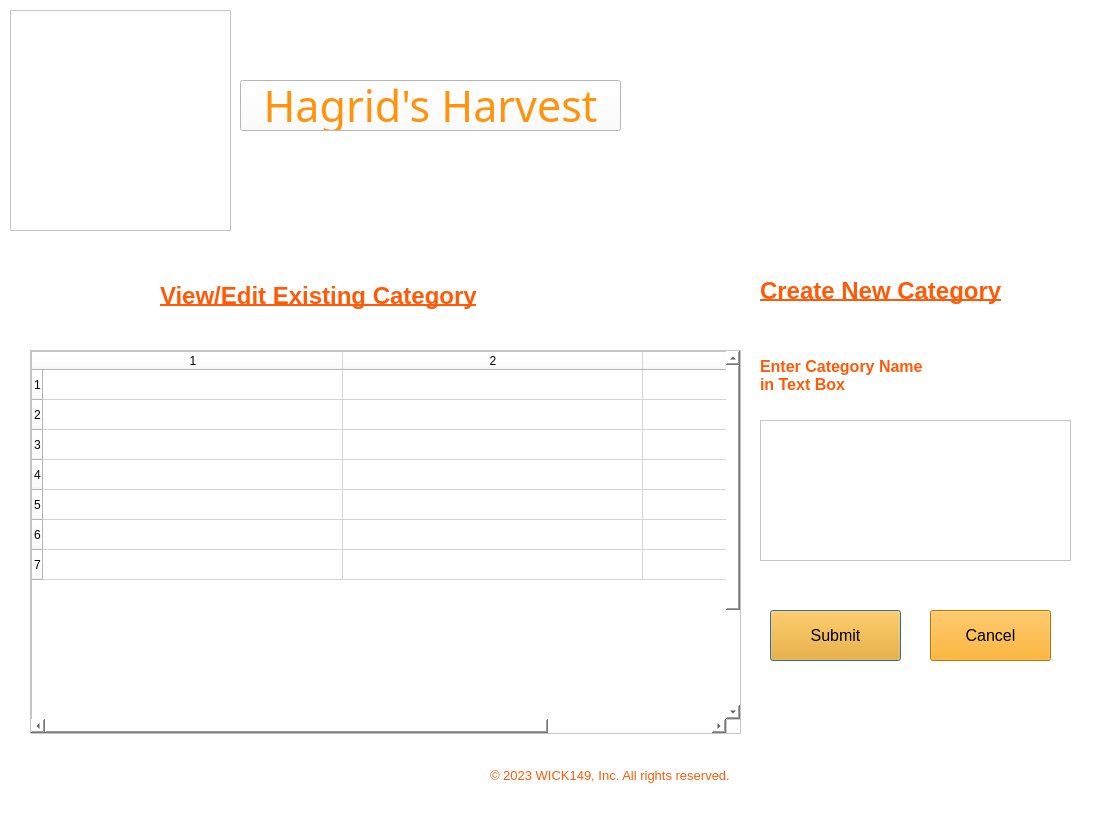
<?xml version="1.0" encoding="UTF-8"?>
<ui version="4.0">
 <class>Dialog</class>
 <widget class="QDialog" name="Dialog">
  <property name="geometry">
   <rect>
    <x>0</x>
    <y>0</y>
    <width>1108</width>
    <height>822</height>
   </rect>
  </property>
  <property name="windowTitle">
   <string>Create New Category Window</string>
  </property>
  <property name="styleSheet">
   <string notr="true">background-color: rgb(255, 255, 255);</string>
  </property>
  <widget class="QLabel" name="label">
   <property name="geometry">
    <rect>
     <x>160</x>
     <y>260</y>
     <width>461</width>
     <height>71</height>
    </rect>
   </property>
   <property name="palette">
    <palette>
     <active>
      <colorrole role="WindowText">
       <brush brushstyle="SolidPattern">
        <color alpha="255">
         <red>255</red>
         <green>90</green>
         <blue>8</blue>
        </color>
       </brush>
      </colorrole>
      <colorrole role="Button">
       <brush brushstyle="SolidPattern">
        <color alpha="255">
         <red>255</red>
         <green>255</green>
         <blue>255</blue>
        </color>
       </brush>
      </colorrole>
      <colorrole role="Base">
       <brush brushstyle="SolidPattern">
        <color alpha="255">
         <red>255</red>
         <green>255</green>
         <blue>255</blue>
        </color>
       </brush>
      </colorrole>
      <colorrole role="Window">
       <brush brushstyle="SolidPattern">
        <color alpha="255">
         <red>255</red>
         <green>255</green>
         <blue>255</blue>
        </color>
       </brush>
      </colorrole>
     </active>
     <inactive>
      <colorrole role="WindowText">
       <brush brushstyle="SolidPattern">
        <color alpha="255">
         <red>255</red>
         <green>90</green>
         <blue>8</blue>
        </color>
       </brush>
      </colorrole>
      <colorrole role="Button">
       <brush brushstyle="SolidPattern">
        <color alpha="255">
         <red>255</red>
         <green>255</green>
         <blue>255</blue>
        </color>
       </brush>
      </colorrole>
      <colorrole role="Base">
       <brush brushstyle="SolidPattern">
        <color alpha="255">
         <red>255</red>
         <green>255</green>
         <blue>255</blue>
        </color>
       </brush>
      </colorrole>
      <colorrole role="Window">
       <brush brushstyle="SolidPattern">
        <color alpha="255">
         <red>255</red>
         <green>255</green>
         <blue>255</blue>
        </color>
       </brush>
      </colorrole>
     </inactive>
     <disabled>
      <colorrole role="WindowText">
       <brush brushstyle="SolidPattern">
        <color alpha="255">
         <red>120</red>
         <green>120</green>
         <blue>120</blue>
        </color>
       </brush>
      </colorrole>
      <colorrole role="Button">
       <brush brushstyle="SolidPattern">
        <color alpha="255">
         <red>255</red>
         <green>255</green>
         <blue>255</blue>
        </color>
       </brush>
      </colorrole>
      <colorrole role="Base">
       <brush brushstyle="SolidPattern">
        <color alpha="255">
         <red>255</red>
         <green>255</green>
         <blue>255</blue>
        </color>
       </brush>
      </colorrole>
      <colorrole role="Window">
       <brush brushstyle="SolidPattern">
        <color alpha="255">
         <red>255</red>
         <green>255</green>
         <blue>255</blue>
        </color>
       </brush>
      </colorrole>
     </disabled>
    </palette>
   </property>
   <property name="font">
    <font>
     <pointsize>18</pointsize>
     <weight>75</weight>
     <bold>true</bold>
     <underline>true</underline>
    </font>
   </property>
   <property name="autoFillBackground">
    <bool>false</bool>
   </property>
   <property name="text">
    <string>View/Edit Existing Category</string>
   </property>
  </widget>
  <widget class="QScrollArea" name="scrollArea">
   <property name="geometry">
    <rect>
     <x>30</x>
     <y>350</y>
     <width>711</width>
     <height>384</height>
    </rect>
   </property>
   <widget class="QTableWidget" name="display_table">
    <property name="geometry">
     <rect>
      <x>0</x>
      <y>0</y>
      <width>920</width>
      <height>510</height>
     </rect>
    </property>
    <property name="layoutDirection">
     <enum>Qt::LeftToRight</enum>
    </property>
    <property name="autoFillBackground">
     <bool>true</bool>
    </property>
    <property name="showGrid">
     <bool>true</bool>
    </property>
    <property name="rowCount">
     <number>7</number>
    </property>
    <property name="columnCount">
     <number>3</number>
    </property>
    <attribute name="horizontalHeaderDefaultSectionSize">
     <number>300</number>
    </attribute>
    <attribute name="horizontalHeaderMinimumSectionSize">
     <number>49</number>
    </attribute>
    <row/>
    <row/>
    <row/>
    <row/>
    <row/>
    <row/>
    <row/>
    <column/>
    <column/>
    <column/>
   </widget>
  </widget>
  <widget class="QLabel" name="label_2">
   <property name="geometry">
    <rect>
     <x>760</x>
     <y>250</y>
     <width>341</width>
     <height>81</height>
    </rect>
   </property>
   <property name="palette">
    <palette>
     <active>
      <colorrole role="WindowText">
       <brush brushstyle="SolidPattern">
        <color alpha="255">
         <red>255</red>
         <green>90</green>
         <blue>8</blue>
        </color>
       </brush>
      </colorrole>
      <colorrole role="Button">
       <brush brushstyle="SolidPattern">
        <color alpha="255">
         <red>255</red>
         <green>255</green>
         <blue>255</blue>
        </color>
       </brush>
      </colorrole>
      <colorrole role="Base">
       <brush brushstyle="SolidPattern">
        <color alpha="255">
         <red>255</red>
         <green>255</green>
         <blue>255</blue>
        </color>
       </brush>
      </colorrole>
      <colorrole role="Window">
       <brush brushstyle="SolidPattern">
        <color alpha="255">
         <red>255</red>
         <green>255</green>
         <blue>255</blue>
        </color>
       </brush>
      </colorrole>
     </active>
     <inactive>
      <colorrole role="WindowText">
       <brush brushstyle="SolidPattern">
        <color alpha="255">
         <red>255</red>
         <green>90</green>
         <blue>8</blue>
        </color>
       </brush>
      </colorrole>
      <colorrole role="Button">
       <brush brushstyle="SolidPattern">
        <color alpha="255">
         <red>255</red>
         <green>255</green>
         <blue>255</blue>
        </color>
       </brush>
      </colorrole>
      <colorrole role="Base">
       <brush brushstyle="SolidPattern">
        <color alpha="255">
         <red>255</red>
         <green>255</green>
         <blue>255</blue>
        </color>
       </brush>
      </colorrole>
      <colorrole role="Window">
       <brush brushstyle="SolidPattern">
        <color alpha="255">
         <red>255</red>
         <green>255</green>
         <blue>255</blue>
        </color>
       </brush>
      </colorrole>
     </inactive>
     <disabled>
      <colorrole role="WindowText">
       <brush brushstyle="SolidPattern">
        <color alpha="255">
         <red>120</red>
         <green>120</green>
         <blue>120</blue>
        </color>
       </brush>
      </colorrole>
      <colorrole role="Button">
       <brush brushstyle="SolidPattern">
        <color alpha="255">
         <red>255</red>
         <green>255</green>
         <blue>255</blue>
        </color>
       </brush>
      </colorrole>
      <colorrole role="Base">
       <brush brushstyle="SolidPattern">
        <color alpha="255">
         <red>255</red>
         <green>255</green>
         <blue>255</blue>
        </color>
       </brush>
      </colorrole>
      <colorrole role="Window">
       <brush brushstyle="SolidPattern">
        <color alpha="255">
         <red>255</red>
         <green>255</green>
         <blue>255</blue>
        </color>
       </brush>
      </colorrole>
     </disabled>
    </palette>
   </property>
   <property name="font">
    <font>
     <pointsize>18</pointsize>
     <weight>75</weight>
     <bold>true</bold>
     <underline>true</underline>
    </font>
   </property>
   <property name="autoFillBackground">
    <bool>false</bool>
   </property>
   <property name="text">
    <string>Create New Category</string>
   </property>
  </widget>
  <widget class="QPushButton" name="submit_button">
   <property name="geometry">
    <rect>
     <x>770</x>
     <y>610</y>
     <width>131</width>
     <height>51</height>
    </rect>
   </property>
   <property name="font">
    <font>
     <pointsize>12</pointsize>
     <weight>50</weight>
     <bold>false</bold>
    </font>
   </property>
   <property name="styleSheet">
    <string notr="true">background-color: orange</string>
   </property>
   <property name="text">
    <string>Submit</string>
   </property>
  </widget>
  <widget class="QPlainTextEdit" name="input_text">
   <property name="geometry">
    <rect>
     <x>760</x>
     <y>420</y>
     <width>311</width>
     <height>141</height>
    </rect>
   </property>
  </widget>
  <widget class="QLabel" name="label_3">
   <property name="geometry">
    <rect>
     <x>760</x>
     <y>350</y>
     <width>281</width>
     <height>51</height>
    </rect>
   </property>
   <property name="palette">
    <palette>
     <active>
      <colorrole role="WindowText">
       <brush brushstyle="SolidPattern">
        <color alpha="255">
         <red>255</red>
         <green>90</green>
         <blue>8</blue>
        </color>
       </brush>
      </colorrole>
      <colorrole role="Button">
       <brush brushstyle="SolidPattern">
        <color alpha="255">
         <red>255</red>
         <green>255</green>
         <blue>255</blue>
        </color>
       </brush>
      </colorrole>
      <colorrole role="Base">
       <brush brushstyle="SolidPattern">
        <color alpha="255">
         <red>255</red>
         <green>255</green>
         <blue>255</blue>
        </color>
       </brush>
      </colorrole>
      <colorrole role="Window">
       <brush brushstyle="SolidPattern">
        <color alpha="255">
         <red>255</red>
         <green>255</green>
         <blue>255</blue>
        </color>
       </brush>
      </colorrole>
     </active>
     <inactive>
      <colorrole role="WindowText">
       <brush brushstyle="SolidPattern">
        <color alpha="255">
         <red>255</red>
         <green>90</green>
         <blue>8</blue>
        </color>
       </brush>
      </colorrole>
      <colorrole role="Button">
       <brush brushstyle="SolidPattern">
        <color alpha="255">
         <red>255</red>
         <green>255</green>
         <blue>255</blue>
        </color>
       </brush>
      </colorrole>
      <colorrole role="Base">
       <brush brushstyle="SolidPattern">
        <color alpha="255">
         <red>255</red>
         <green>255</green>
         <blue>255</blue>
        </color>
       </brush>
      </colorrole>
      <colorrole role="Window">
       <brush brushstyle="SolidPattern">
        <color alpha="255">
         <red>255</red>
         <green>255</green>
         <blue>255</blue>
        </color>
       </brush>
      </colorrole>
     </inactive>
     <disabled>
      <colorrole role="WindowText">
       <brush brushstyle="SolidPattern">
        <color alpha="255">
         <red>120</red>
         <green>120</green>
         <blue>120</blue>
        </color>
       </brush>
      </colorrole>
      <colorrole role="Button">
       <brush brushstyle="SolidPattern">
        <color alpha="255">
         <red>255</red>
         <green>255</green>
         <blue>255</blue>
        </color>
       </brush>
      </colorrole>
      <colorrole role="Base">
       <brush brushstyle="SolidPattern">
        <color alpha="255">
         <red>255</red>
         <green>255</green>
         <blue>255</blue>
        </color>
       </brush>
      </colorrole>
      <colorrole role="Window">
       <brush brushstyle="SolidPattern">
        <color alpha="255">
         <red>255</red>
         <green>255</green>
         <blue>255</blue>
        </color>
       </brush>
      </colorrole>
     </disabled>
    </palette>
   </property>
   <property name="font">
    <font>
     <pointsize>12</pointsize>
     <weight>75</weight>
     <bold>true</bold>
    </font>
   </property>
   <property name="text">
    <string>Enter Category Name 
in Text Box</string>
   </property>
  </widget>
  <widget class="QPushButton" name="cancel_button">
   <property name="geometry">
    <rect>
     <x>930</x>
     <y>610</y>
     <width>121</width>
     <height>51</height>
    </rect>
   </property>
   <property name="font">
    <font>
     <pointsize>12</pointsize>
    </font>
   </property>
   <property name="styleSheet">
    <string notr="true">background-color: orange</string>
   </property>
   <property name="text">
    <string>Cancel</string>
   </property>
  </widget>
  <widget class="QLabel" name="label_4">
   <property name="geometry">
    <rect>
     <x>490</x>
     <y>760</y>
     <width>331</width>
     <height>31</height>
    </rect>
   </property>
   <property name="palette">
    <palette>
     <active>
      <colorrole role="WindowText">
       <brush brushstyle="SolidPattern">
        <color alpha="255">
         <red>255</red>
         <green>90</green>
         <blue>8</blue>
        </color>
       </brush>
      </colorrole>
      <colorrole role="Button">
       <brush brushstyle="SolidPattern">
        <color alpha="255">
         <red>255</red>
         <green>255</green>
         <blue>255</blue>
        </color>
       </brush>
      </colorrole>
      <colorrole role="Base">
       <brush brushstyle="SolidPattern">
        <color alpha="255">
         <red>255</red>
         <green>255</green>
         <blue>255</blue>
        </color>
       </brush>
      </colorrole>
      <colorrole role="Window">
       <brush brushstyle="SolidPattern">
        <color alpha="255">
         <red>255</red>
         <green>255</green>
         <blue>255</blue>
        </color>
       </brush>
      </colorrole>
     </active>
     <inactive>
      <colorrole role="WindowText">
       <brush brushstyle="SolidPattern">
        <color alpha="255">
         <red>255</red>
         <green>90</green>
         <blue>8</blue>
        </color>
       </brush>
      </colorrole>
      <colorrole role="Button">
       <brush brushstyle="SolidPattern">
        <color alpha="255">
         <red>255</red>
         <green>255</green>
         <blue>255</blue>
        </color>
       </brush>
      </colorrole>
      <colorrole role="Base">
       <brush brushstyle="SolidPattern">
        <color alpha="255">
         <red>255</red>
         <green>255</green>
         <blue>255</blue>
        </color>
       </brush>
      </colorrole>
      <colorrole role="Window">
       <brush brushstyle="SolidPattern">
        <color alpha="255">
         <red>255</red>
         <green>255</green>
         <blue>255</blue>
        </color>
       </brush>
      </colorrole>
     </inactive>
     <disabled>
      <colorrole role="WindowText">
       <brush brushstyle="SolidPattern">
        <color alpha="255">
         <red>120</red>
         <green>120</green>
         <blue>120</blue>
        </color>
       </brush>
      </colorrole>
      <colorrole role="Button">
       <brush brushstyle="SolidPattern">
        <color alpha="255">
         <red>255</red>
         <green>255</green>
         <blue>255</blue>
        </color>
       </brush>
      </colorrole>
      <colorrole role="Base">
       <brush brushstyle="SolidPattern">
        <color alpha="255">
         <red>255</red>
         <green>255</green>
         <blue>255</blue>
        </color>
       </brush>
      </colorrole>
      <colorrole role="Window">
       <brush brushstyle="SolidPattern">
        <color alpha="255">
         <red>255</red>
         <green>255</green>
         <blue>255</blue>
        </color>
       </brush>
      </colorrole>
     </disabled>
    </palette>
   </property>
   <property name="font">
    <font>
     <pointsize>10</pointsize>
     <underline>false</underline>
    </font>
   </property>
   <property name="text">
    <string>© 2023 WICK149, Inc. All rights reserved.</string>
   </property>
  </widget>
  <widget class="QFrame" name="frame">
   <property name="geometry">
    <rect>
     <x>10</x>
     <y>10</y>
     <width>221</width>
     <height>221</height>
    </rect>
   </property>
   <property name="styleSheet">
    <string notr="true">background-image: url(icon_Small1.png);</string>
   </property>
   <property name="frameShape">
    <enum>QFrame::StyledPanel</enum>
   </property>
   <property name="frameShadow">
    <enum>QFrame::Raised</enum>
   </property>
  </widget>
  <widget class="QPushButton" name="pushButton">
   <property name="geometry">
    <rect>
     <x>240</x>
     <y>80</y>
     <width>381</width>
     <height>51</height>
    </rect>
   </property>
   <property name="palette">
    <palette>
     <active>
      <colorrole role="WindowText">
       <brush brushstyle="SolidPattern">
        <color alpha="255">
         <red>255</red>
         <green>147</green>
         <blue>14</blue>
        </color>
       </brush>
      </colorrole>
      <colorrole role="Button">
       <brush brushstyle="SolidPattern">
        <color alpha="255">
         <red>255</red>
         <green>255</green>
         <blue>255</blue>
        </color>
       </brush>
      </colorrole>
      <colorrole role="Text">
       <brush brushstyle="SolidPattern">
        <color alpha="255">
         <red>255</red>
         <green>147</green>
         <blue>14</blue>
        </color>
       </brush>
      </colorrole>
      <colorrole role="ButtonText">
       <brush brushstyle="SolidPattern">
        <color alpha="255">
         <red>255</red>
         <green>147</green>
         <blue>14</blue>
        </color>
       </brush>
      </colorrole>
      <colorrole role="Base">
       <brush brushstyle="SolidPattern">
        <color alpha="255">
         <red>255</red>
         <green>255</green>
         <blue>255</blue>
        </color>
       </brush>
      </colorrole>
      <colorrole role="Window">
       <brush brushstyle="SolidPattern">
        <color alpha="255">
         <red>255</red>
         <green>255</green>
         <blue>255</blue>
        </color>
       </brush>
      </colorrole>
     </active>
     <inactive>
      <colorrole role="WindowText">
       <brush brushstyle="SolidPattern">
        <color alpha="255">
         <red>255</red>
         <green>147</green>
         <blue>14</blue>
        </color>
       </brush>
      </colorrole>
      <colorrole role="Button">
       <brush brushstyle="SolidPattern">
        <color alpha="255">
         <red>255</red>
         <green>255</green>
         <blue>255</blue>
        </color>
       </brush>
      </colorrole>
      <colorrole role="Text">
       <brush brushstyle="SolidPattern">
        <color alpha="255">
         <red>255</red>
         <green>147</green>
         <blue>14</blue>
        </color>
       </brush>
      </colorrole>
      <colorrole role="ButtonText">
       <brush brushstyle="SolidPattern">
        <color alpha="255">
         <red>255</red>
         <green>147</green>
         <blue>14</blue>
        </color>
       </brush>
      </colorrole>
      <colorrole role="Base">
       <brush brushstyle="SolidPattern">
        <color alpha="255">
         <red>255</red>
         <green>255</green>
         <blue>255</blue>
        </color>
       </brush>
      </colorrole>
      <colorrole role="Window">
       <brush brushstyle="SolidPattern">
        <color alpha="255">
         <red>255</red>
         <green>255</green>
         <blue>255</blue>
        </color>
       </brush>
      </colorrole>
     </inactive>
     <disabled>
      <colorrole role="WindowText">
       <brush brushstyle="SolidPattern">
        <color alpha="255">
         <red>255</red>
         <green>147</green>
         <blue>14</blue>
        </color>
       </brush>
      </colorrole>
      <colorrole role="Button">
       <brush brushstyle="SolidPattern">
        <color alpha="255">
         <red>255</red>
         <green>255</green>
         <blue>255</blue>
        </color>
       </brush>
      </colorrole>
      <colorrole role="Text">
       <brush brushstyle="SolidPattern">
        <color alpha="255">
         <red>255</red>
         <green>147</green>
         <blue>14</blue>
        </color>
       </brush>
      </colorrole>
      <colorrole role="ButtonText">
       <brush brushstyle="SolidPattern">
        <color alpha="255">
         <red>255</red>
         <green>147</green>
         <blue>14</blue>
        </color>
       </brush>
      </colorrole>
      <colorrole role="Base">
       <brush brushstyle="SolidPattern">
        <color alpha="255">
         <red>255</red>
         <green>255</green>
         <blue>255</blue>
        </color>
       </brush>
      </colorrole>
      <colorrole role="Window">
       <brush brushstyle="SolidPattern">
        <color alpha="255">
         <red>255</red>
         <green>255</green>
         <blue>255</blue>
        </color>
       </brush>
      </colorrole>
     </disabled>
    </palette>
   </property>
   <property name="font">
    <font>
     <family>Forte</family>
     <pointsize>32</pointsize>
    </font>
   </property>
   <property name="styleSheet">
    <string notr="true">color:rgb(255, 147, 14)</string>
   </property>
   <property name="text">
    <string>Hagrid's Harvest</string>
   </property>
  </widget>
 </widget>
 <resources>
  <include location="../Designing/images/test.qrc"/>
 </resources>
 <connections/>
</ui>
